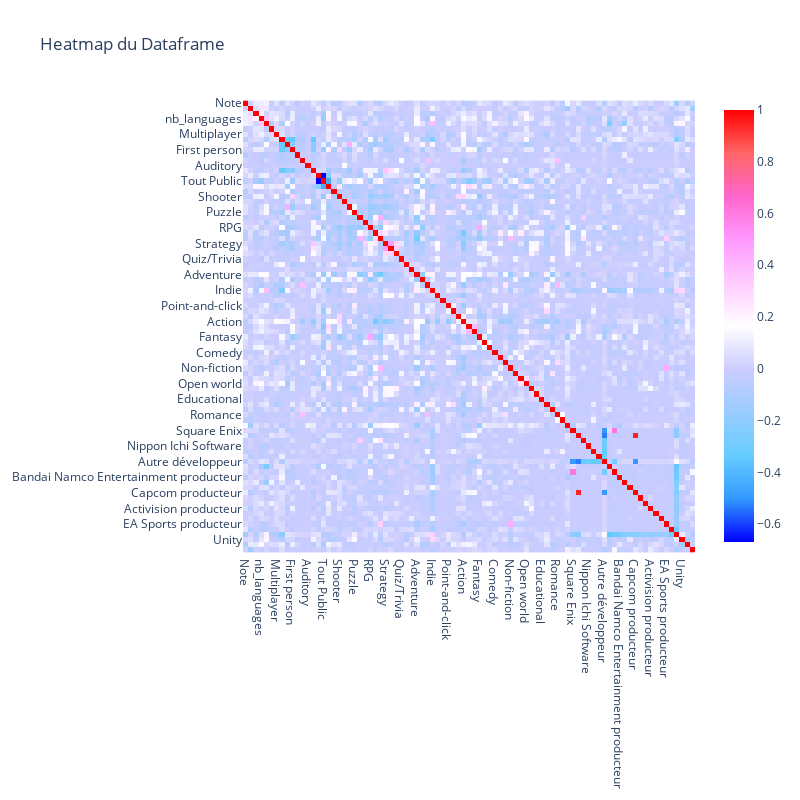

Notebook code cell kept with this figure:
### Markdown cell above
Etant donné qu'on dispose de 86 variables à inclure dans notre heatmap, on ne voit pas grand chose quand on représente l'intégralité des variables sur la heatmap. On ne peut donc pas interpréter quoique ce soit. \
Il est donc judicieux d'utiliser une autre heatmap avec laquelle on peut zoomer. Sur la heatmap suivante, tous les noms des variables ne sont pas inscrits en abscisse et ordonnées, néanmoins elles sont toutes représentées et on peut voir que toutes les corrélations entre toutes les variables sont présentes sur la heatmap en zoomant.

### Code cell
fig = px.imshow(dfheatmap.corr(), title='Heatmap du Dataframe', color_continuous_scale='Picnic', width=800, height=800)

fig.show()

### Figure 1 — Plotly figure (JSON) as saved in the notebook; plotly's stock layout.template omitted (floating-point values rounded to 4 significant figures; data arrays with more than 128 entries replaced by an {"elided": "..."} marker saying what was removed)
{"data": [{"coloraxis": "coloraxis", "hovertemplate": "x: %{x}<br>y: %{y}<br>color: %{z}<extra></extra>", "name": "0", "type": "heatmap", "x": ["Note", "Date de Sortie", "Hypes", "nb_languages", "nb_platforms", "Graphismes", "Multiplayer", "Third person", "Side view", "First person", "Virtual Reality", "Text", "Auditory", "Bird View", "16 year", "Tout Public", "18 year", "Fighting", "Shooter", "Music", "Platform", "Puzzle", "Racing", "RTS", "RPG", "Simulator", "Sport", "Strategy", "TBS", "Tactical", "Quiz/Trivia", "Hack and slash/Beat 'em up", "Pinball", "Adventure", "Arcade", "Visual Novel", "Indie", "Card & Board Game", "MOBA", "Point-and-click", "Thriller", "Science fiction", "Action", "Horror", "Survival", "Fantasy", "Historical", "Stealth", "Comedy", "Business", "Drama", "Non-fiction", "Kids", "Sandbox", "Open world", "Warfare", "4X", "Educational", "Mystery", "Party", "Romance", "Erotic", "Moyenne notes similaires", "Square Enix", "Capcom", "Milestone", "Nippon Ichi Software", "Spike ChunSoft", "Nihon Falcom", "Autre développeur", "Nintendo producteur", "Square Enix producteur", "Bandai Namco Entertainment producteur", "Sony Interactive Entertainment producteur", "Devolver Digital producteur", "Capcom producteur", "Electronic Arts producteur", "Ubisoft Entertainment producteur", "Activision producteur", "Focus Entertainment producteur", "Team17 producteur", "EA Sports producteur", "Sega producteur", "Autre producteur", "Unity", "Unreal Engine", "Franchise bool"], "xaxis": "x", "y": ["Note", "Date de Sortie", "Hypes", "nb_languages", "nb_platforms", "Graphismes", "Multiplayer", "Third person", "Side view", "First person", "Virtual Reality", "Text", "Auditory", "Bird View", "16 year", "Tout Public", "18 year", "Fighting", "Shooter", "Music", "Platform", "Puzzle", "Racing", "RTS", "RPG", "Simulator", "Sport", "Strategy", "TBS", "Tactical", "Quiz/Trivia", "Hack and slash/Beat 'em up", "Pinball", "Adventure", "Arcade", "Visual Novel", "Indie", "Card & Board Game", "MOBA", "Point-and-click", "Thriller", "Science fiction", "Action", "Horror", "Survival", "Fantasy", "Historical", "Stealth", "Comedy", "Business", "Drama", "Non-fiction", "Kids", "Sandbox", "Open world", "Warfare", "4X", "Educational", "Mystery", "Party", "Romance", "Erotic", "Moyenne notes similaires", "Square Enix", "Capcom", "Milestone", "Nippon Ichi Software", "Spike ChunSoft", "Nihon Falcom", "Autre développeur", "Nintendo producteur", "Square Enix producteur", "Bandai Namco Entertainment producteur", "Sony Interactive Entertainment producteur", "Devolver Digital producteur", "Capcom producteur", "Electronic Arts producteur", "Ubisoft Entertainment producteur", "Activision producteur", "Focus Entertainment producteur", "Team17 producteur", "EA Sports producteur", "Sega producteur", "Autre producteur", "Unity", "Unreal Engine", "Franchise bool"], "yaxis": "y", "z": {"elided": "87x87 float values"}}], "layout": {"coloraxis": {"colorscale": [[0, "rgb(0,0,255)"], [0.1, "rgb(51,153,255)"], [0.2, "rgb(102,204,255)"], [0.3, "rgb(153,204,255)"], [0.4, "rgb(204,204,255)"], [0.5, "rgb(255,255,255)"], [0.6, "rgb(255,204,255)"], [0.7, "rgb(255,153,255)"], [0.8, "rgb(255,102,204)"], [0.9, "rgb(255,102,102)"], [1, "rgb(255,0,0)"]]}, "height": 800, "title": {"text": "Heatmap du Dataframe"}, "width": 800, "xaxis": {"anchor": "y", "autorange": true, "constrain": "domain", "domain": [0.01457, 0.9854], "range": [-0.5, 86.5], "scaleanchor": "y", "type": "category"}, "yaxis": {"anchor": "x", "autorange": true, "constrain": "domain", "domain": [0, 1], "range": [86.5, -0.5], "type": "category"}}}
